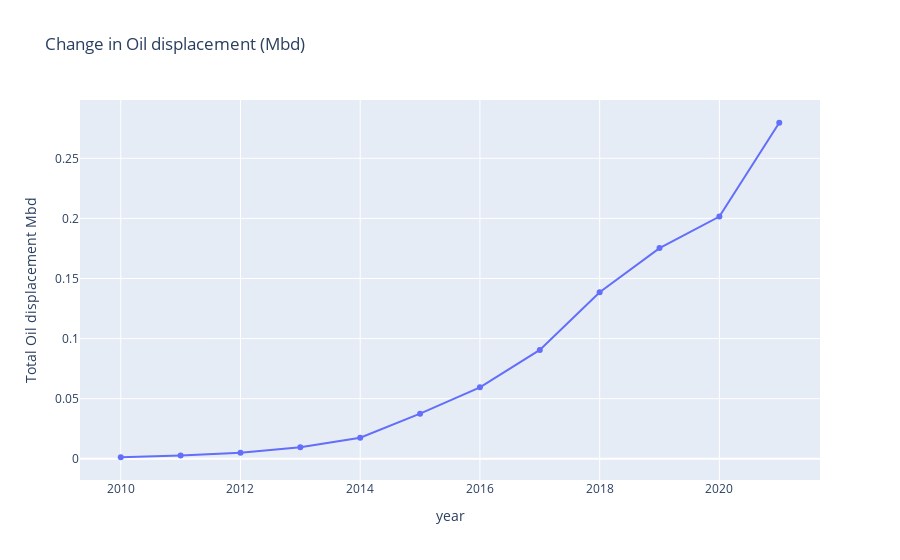

The notebook cell this image was saved under:
### Markdown cell above
#### World Oil displacement (Mbd)

### Code cell
# Graph the Oil displacement (Mbd) from 2010 - 2021
ev_sales_fig=px.line(world_ev_data,x=world_ev_data.index,y='Total Oil displacement Mbd',markers=True, title='Change in Oil displacement (Mbd)')
ev_sales_fig.show()

### Figure 1 — Plotly figure (JSON) as saved in the notebook; plotly's stock layout.template omitted (floating-point values rounded to 4 significant figures)
{"data": [{"hovertemplate": "year=%{x}<br>Total Oil displacement Mbd=%{y}<extra></extra>", "legendgroup": "", "line": {"color": "#636efa", "dash": "solid"}, "marker": {"symbol": "circle"}, "mode": "lines+markers", "name": "", "orientation": "v", "showlegend": false, "type": "scatter", "x": [2010, 2011, 2012, 2013, 2014, 2015, 2016, 2017, 2018, 2019, 2020, 2021], "xaxis": "x", "y": [0.001295, 0.002664, 0.005014, 0.009528, 0.01755, 0.03756, 0.05948, 0.09061, 0.1386, 0.1753, 0.2016, 0.2796], "yaxis": "y"}], "layout": {"legend": {"tracegroupgap": 0}, "title": {"text": "Change in Oil displacement (Mbd)"}, "xaxis": {"anchor": "y", "domain": [0, 1], "title": {"text": "year"}}, "yaxis": {"anchor": "x", "domain": [0, 1], "title": {"text": "Total Oil displacement Mbd"}}}}
